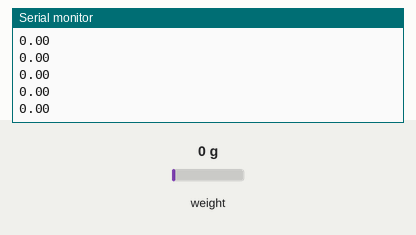
This sketch was run on a simulated Arduino Mega 2560, built with avr-gcc and run on an emulated ATmega2560. Parts: the last lines printed to the serial monitor. The inputs (shaded band) are chosen by the test bench; at power-on: weight on the scale 0 g.

Above: at 3.6 s.
3.7 s: weight on the scale set to 100 g
At 4.4 s:
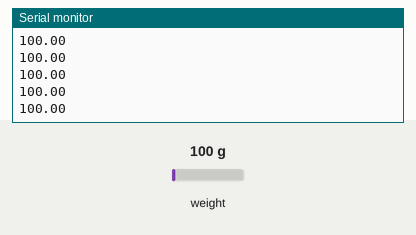
5.2 s: weight on the scale set to 1250 g
At 6.0 s:
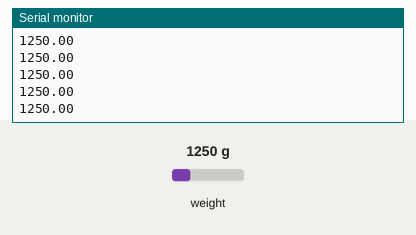
Timing chart, 0 to 8.2 s (numbered marks = the images above; inputs shaded):
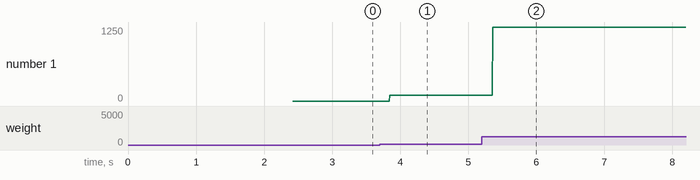

Measured:
- after the input at 3.7 s, the serial monitor: prints a new line after 0.15 s (image 1)
- after the input at 5.2 s, the serial monitor: prints a new line after 0.16 s (image 2)
- plotted number 1: 0 → 100 after the input at 3.7 s

The sketch:

hx711_loadcell_adc.ino
```cpp
/*
 * (c) 2020 Andreas Hoenle
 *
 * Driver for the HX711 load cells interfacing an Arduino (mega)
 */

// https://github.com/olkal/HX711_ADC
#include <HX711_ADC.h>

HX711_ADC LoadCell(4, 5); // dt pin, sck pin

void setup()
{
    LoadCell.begin();             // start connection to HX711
    LoadCell.start(2000);         // load cells gets 2000ms of time to stabilize
    LoadCell.setCalFactor(999.0); // calibration factor for load cell => strongly dependent on your individual setup
    Serial.begin(9600);
    Serial.println("Setup complete.");
}

void loop()
{
    LoadCell.update();            // retrieves data from the load cell
    float i = LoadCell.getData(); // get output value
    Serial.println(i);
}
```
